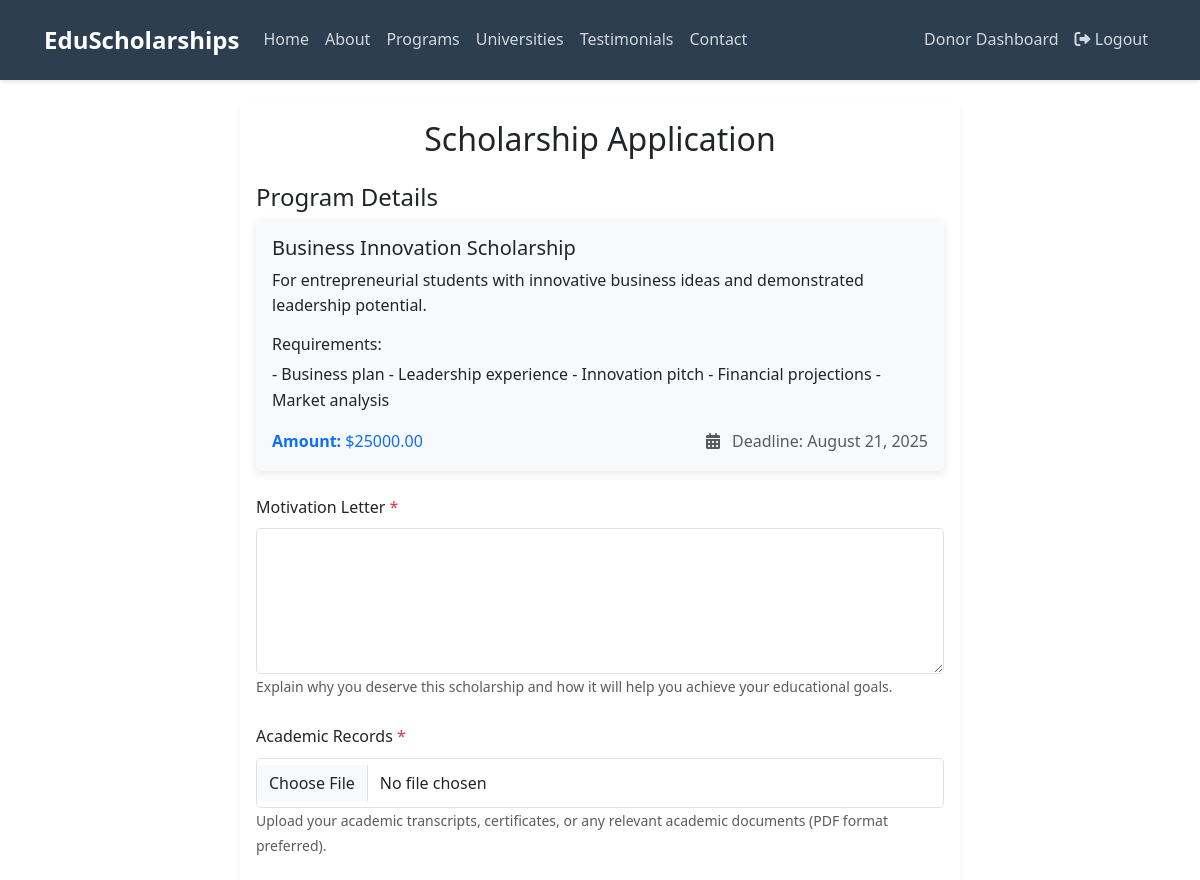
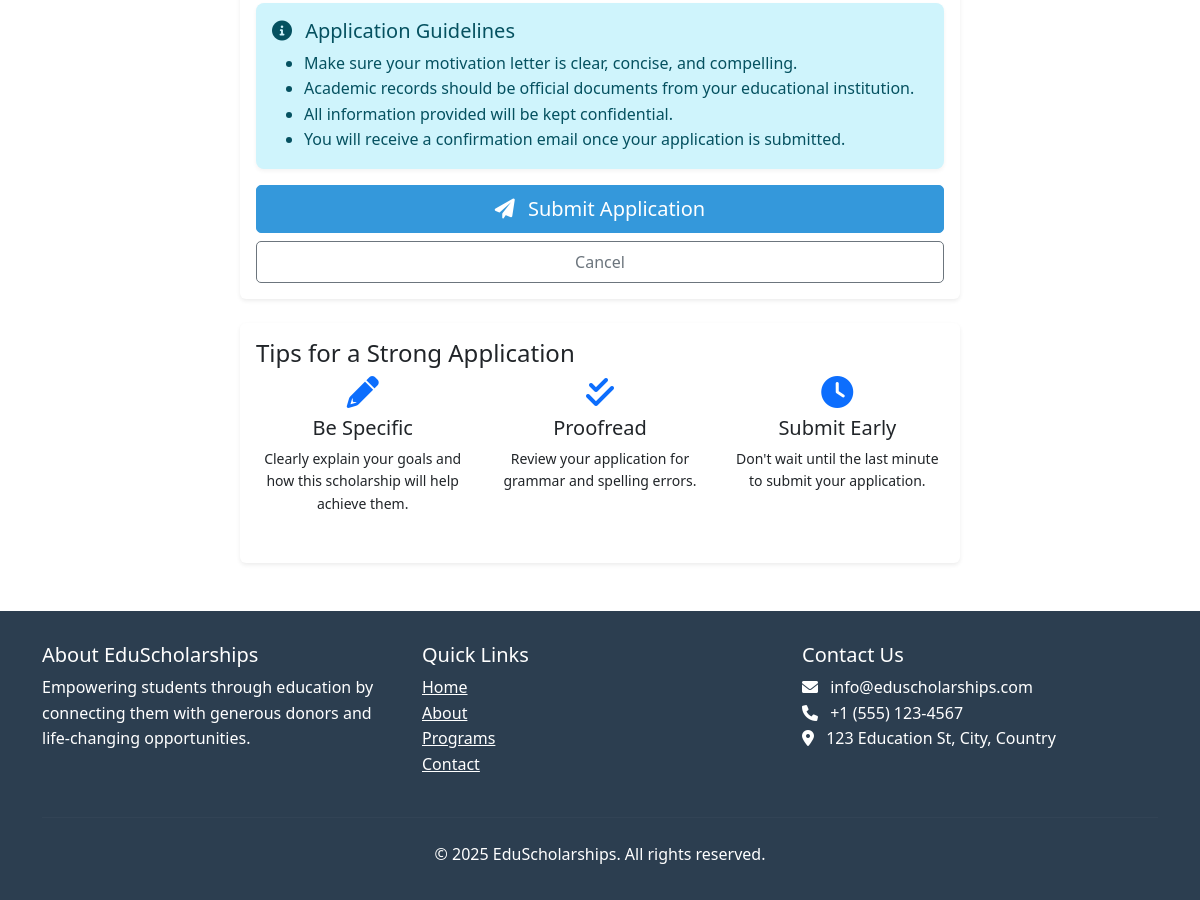
Screenshot of /apply/20/ (signed in) with the database file from the repository (2 pictures, top to bottom).
### scholarshipapp/models.py (models this page shows, shortened)
class ScholarshipProgram(models.Model):
    title = models.CharField(max_length=200)
    description = models.TextField()
    requirements = models.TextField()
    deadline = models.DateField()
    amount = models.DecimalField(max_digits=10, decimal_places=2)
    created_at = models.DateTimeField(auto_now_add=True)

### scholarshipapp/views.py (the view)
# urls.py: path('apply/<int:program_id>/', views.apply_scholarship, name='apply_scholarship'),
@login_required
def apply_scholarship(request, program_id):
    program = get_object_or_404(ScholarshipProgram, id=program_id)
    if request.method == 'POST':
        form = ScholarshipApplicationForm(request.POST, request.FILES)
        if form.is_valid():
            application = form.save(commit=False)
            application.student = request.user.student
            application.program = program
            application.save()
            messages.success(request, 'Application submitted successfully!')
            return redirect('my_applications')
    else:
        form = ScholarshipApplicationForm()
    return render(request, 'scholarshipapp/apply.html', {'form': form, 'program': program})

### scholarshipapp/forms.py
class ScholarshipApplicationForm(forms.ModelForm):
    class Meta:
        model = ScholarshipApplication
        fields = ['academic_records', 'motivation_letter']
        widgets = {
            'motivation_letter': forms.Textarea(attrs={'rows': 5}),
        }

### templates/scholarshipapp/apply.html (shortened to what this page needs)
{% extends 'base.html' %}
{% load widget_tweaks %}
{% block content %}
<div class="container">
    <div class="row justify-content-center">
        <div class="col-md-8">
            <div class="card shadow-sm">
                <div class="card-body">
                    <h2 class="card-title text-center mb-4">Scholarship Application</h2>
                    <div class="mb-4">
                        <h4>Program Details</h4>
                        <div class="card bg-light">
                            <div class="card-body">
                                <h5 class="card-title">{{ program.title }}</h5>
                                <p class="card-text">{{ program.description }}</p>
                                <div class="mb-3">
                                    <h6>Requirements:</h6>
                                    <p>{{ program.requirements }}</p>
                                </div>
                                <div class="d-flex justify-content-between align-items-center">
                                    <span class="text-primary">
                                        <strong>Amount:</strong> ${{ program.amount }}
                                    </span>
                                    <span class="text-muted">
                                        <i class="fas fa-calendar-alt me-2"></i>
                                        Deadline: {{ program.deadline|date:"F d, Y" }}
                                    </span>
                                </div>
                            </div>
                        </div>
                    </div>
                    <form method="post" enctype="multipart/form-data" class="needs-validation" novalidate>
                        <div class="mb-4">
                            <label for="{{ form.motivation_letter.id_for_label }}" class="form-label">
                                Motivation Letter
                                <span class="text-danger">*</span>
                            </label>
                            {% render_field form.motivation_letter class="form-control" %}
                            <small class="text-muted">
                                Explain why you deserve this scholarship and how it will help you achieve your educational goals.
                            </small>
                        </div>
                        <div class="mb-4">
                            <label for="{{ form.academic_records.id_for_label }}" class="form-label">
                                Academic Records
                                <span class="text-danger">*</span>
                            </label>
                            <div class="input-group">
                                {% render_field form.academic_records class="form-control" %}
                            </div>
                            <small class="text-muted">
                                Upload your academic transcripts, certificates, or any relevant academic documents (PDF format preferred).
                            </small>
                        </div>
                        <div class="alert alert-info">
                            <h5 class="alert-heading">
                                <i class="fas fa-info-circle me-2"></i>
                                Application Guidelines
                            </h5>
                            <ul class="mb-0">
                                <li>Make sure your motivation letter is clear, concise, and compelling.</li>
                                <li>Academic records should be official documents from your educational institution.</li>
                                <li>All information provided will be kept confidential.</li>
                                <li>You will receive a confirmation email once your application is submitted.</li>
                            </ul>
                        </div>
                        <div class="d-grid gap-2">
                            <button type="submit" class="btn btn-primary btn-lg">
                                <i class="fas fa-paper-plane me-2"></i>
                                Submit Application
                            </button>
                            <a href="{% url 'scholarship_programs' %}" class="btn btn-outline-secondary">
                                Cancel
                            </a>
                        </div>
                    </form>
                </div>
            </div>
            <div class="card mt-4 shadow-sm">
                <div class="card-body">
                    <h4 class="card-title">Tips for a Strong Application</h4>
                    <div class="row">
                        <div class="col-md-4 text-center mb-3">
                            <i class="fas fa-pencil-alt fa-2x text-primary mb-2"></i>
                            <h5>Be Specific</h5>
                            <p class="small">Clearly explain your goals and how this scholarship will help achieve them.</p>
                        </div>
                        <div class="col-md-4 text-center mb-3">
                            <i class="fas fa-check-double fa-2x text-primary mb-2"></i>
                            <h5>Proofread</h5>
                            <p class="small">Review your application for grammar and spelling errors.</p>
                        </div>
                        <div class="col-md-4 text-center mb-3">
                            <i class="fas fa-clock fa-2x text-primary mb-2"></i>
                            <h5>Submit Early</h5>
                            <p class="small">Don't wait until the last minute to submit your application.</p>
                        </div>
                    </div>
                </div>
            </div>
        </div>
    </div>
</div>
{% endblock %}

### static/css/custom.css (style rules this page uses)
:root { --primary-color: #2c3e50; --secondary-color: #3498db; --accent-color: #e74c3c; --success-color: #2ecc71; --warning-color: #f1c40f; --danger-color: #e74c3c; --light-gray: #f8f9fa; --dark-gray: #343a40; }
body { font-family: 'Segoe UI', Tahoma, Geneva, Verdana, sans-serif; line-height: 1.6; color: var(--dark-gray); }
.card { border: none; box-shadow: 0 2px 10px rgba(0,0,0,0.1); transition: transform 0.3s ease, box-shadow 0.3s ease; }
.btn { border-radius: 5px; padding: 0.5rem 1.5rem; transition: all 0.3s ease; }
.btn-primary { background-color: var(--secondary-color); border-color: var(--secondary-color); }
.form-control { border-radius: 5px; border: 1px solid #dee2e6; padding: 0.75rem; }
.fade-in { animation: fadeIn 0.5s ease-out; }
.alert { border: none; border-radius: 8px; box-shadow: 0 2px 4px rgba(0,0,0,0.05); }

### templates/base.html (style rules this page uses)
:root { --primary-color: #2c3e50; --secondary-color: #3498db; --accent-color: #e74c3c; }
body { font-family: 'Segoe UI', Tahoma, Geneva, Verdana, sans-serif; line-height: 1.6; }
.btn-primary { background-color: var(--secondary-color); border-color: var(--secondary-color); }
.card { border: none; box-shadow: 0 2px 10px rgba(0, 0, 0, 0.1); transition: transform 0.3s ease; }

### rows the page displays
ScholarshipProgram: title "Business Innovation Scholarship", description "For entrepreneurial students with innovative business ideas and demonstrated leadership potential.", requirements "- Business plan - Leadership experience - Innovation pitch - Financial projections - Market analysis", amount "25000.00", deadline "August 21, 2025"
